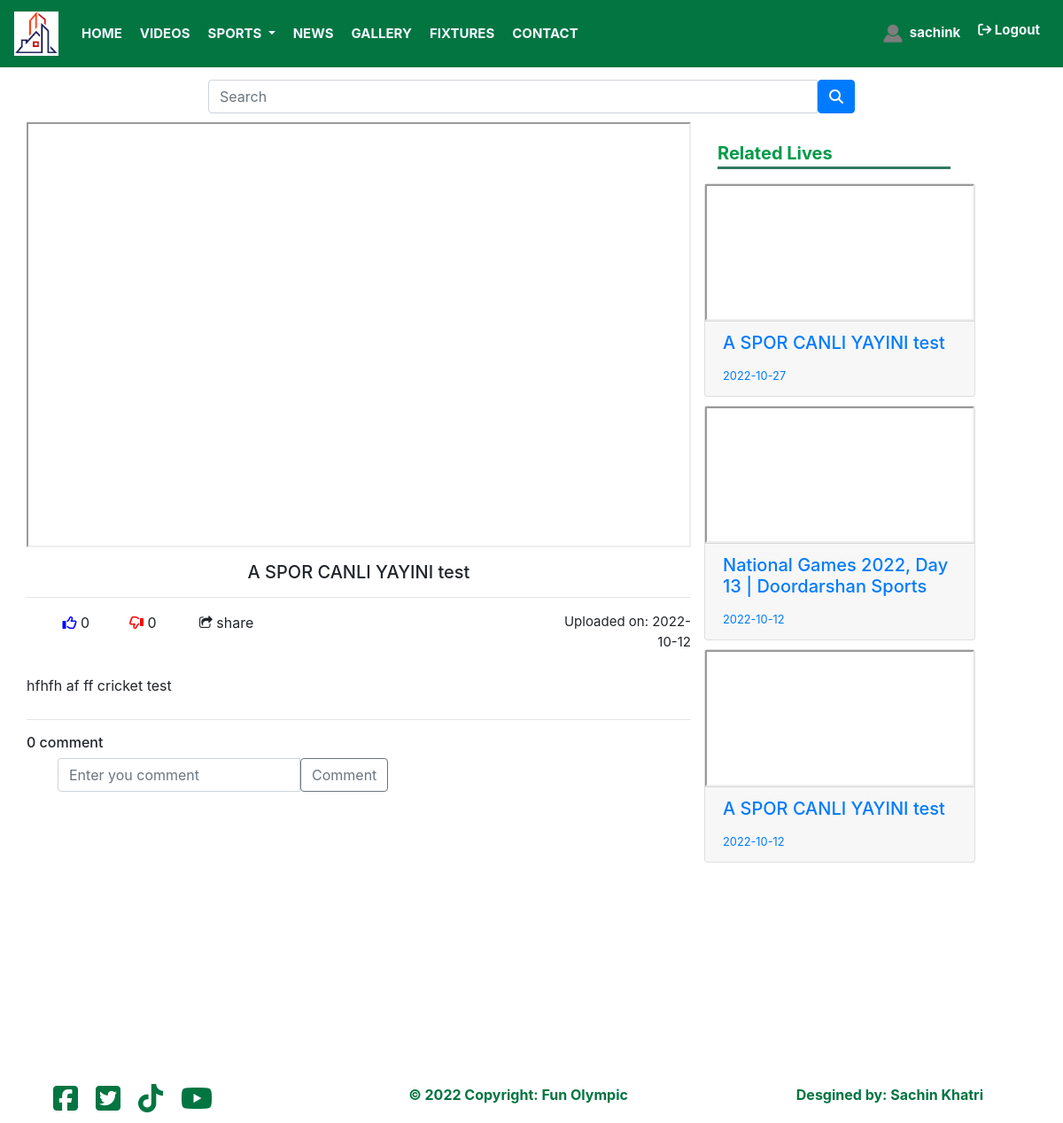
The page /play_video.php?vid=12&title=A SPOR CANLI YAYINI test&type=live (signed in) on the database its author committed.
### tables this page shows
CREATE TABLE `users` (
  `uid` int(11) NOT NULL,
  `fullname` varchar(255) NOT NULL,
  `phone` varchar(255) NOT NULL,
  `nationality` varchar(255) NOT NULL,
  `email` varchar(255) NOT NULL,
  `profile_image` varchar(255) NOT NULL,
  `username` varchar(255) NOT NULL,
  `password` varchar(255) NOT NULL,
  `status` varchar(255) NOT NULL,
  `registered_date` varchar(255) NOT NULL,
  `is_admin` int(11) NOT NULL,
  `last_login` varchar(255) NOT NULL
);

CREATE TABLE `live_videos` (
  `lvid` int(11) NOT NULL,
  `video_title` varchar(255) NOT NULL,
  `video_description` varchar(5000) NOT NULL,
  `video_url` varchar(255) NOT NULL,
  `video_category` varchar(255) NOT NULL,
  `uploaded_date` varchar(255) NOT NULL,
  `uploaded_time` varchar(255) NOT NULL
);

### play_video.php (the view, shortened to what the rows shown need)
<?php
include "header.php";
$uid = $_SESSION['uid'];
$username = $_SESSION['username'];
function getLikes($id)
{
  global $connection;
  $sql = "SELECT COUNT(*) FROM rating_info
  		  WHERE vid = $id AND action = 'like'";
  $rs = mysqli_query($connection, $sql);
  $result = mysqli_fetch_array($rs);
  return $result[0];
}
function getDislikes($id)
{
  global $connection;
  $sql = "SELECT COUNT(*) FROM rating_info
  		  WHERE vid = $id AND action='dislike'";
  $rs = mysqli_query($connection, $sql);
  $result = mysqli_fetch_array($rs);
  return $result[0];
}
function userLiked($vid)
{
  global $connection;
  global $uid;
  $sql = "SELECT * FROM rating_info WHERE uid=$uid
  		  AND vid=$vid AND action='like'";
  $result = mysqli_query($connection, $sql);
  if (mysqli_num_rows($result) > 0) {
  	return true;
  }else{
  	return false;
  }
}
function userDisliked($vid)
{
  global $connection;
  global $uid;
  $sql = "SELECT * FROM rating_info WHERE uid=$uid
  		  AND vid=$vid AND action='dislike'";
  $result = mysqli_query($connection, $sql);
  if (mysqli_num_rows($result) > 0) {
  	return true;
  }else{
  	return false;
  }
}
?>
<html lang="en">
<head>
    <link rel="stylesheet" href="https://cdnjs.cloudflare.com/ajax/libs/font-awesome/4.7.0/css/font-awesome.min.css" />
    <link rel="stylesheet" href="css/styles.css">
    <link rel="stylesheet" href="css/play_video.css">
    <link rel="stylesheet" href="https://stackpath.bootstrapcdn.com/bootstrap/4.5.0/css/bootstrap.min.css">
    <link rel="stylesheet" href="https://maxcdn.bootstrapcdn.com/font-awesome/4.7.0/css/font-awesome.min.css">
</head>
<body>
    <nav class="navbar navbar-expand-lg fixed-top navbar-light">
        <div class="collapse navbar-collapse" id="navbarNavDropdown">
            <?php if(!isset($_GET['notlogged'])){ ?>
            <ul class="navbar-nav">
                <li class="nav-item">
                    <a class="nav-link" href="profile.php">
                        <?php
                            $query = "SELECT * FROM users WHERE username = '$username'";
                            $select_user = mysqli_query($connection, $query);
                            while($row = mysqli_fetch_assoc($select_user)) {
                                $profile_image = $row['profile_image'];
                            ?>
                        <img src="images/<?php echo $profile_image ?>" height="30" width="30" alt=""
                            style="border-radius:50%">
                        <?php echo $username?>
                        <?php } ?>
                    </a>
                </li>
            </ul>
            <?php } ?>
        </div>
    </nav>
    <div class="container-fluid">
        <div class="row">
            <div class="col-md-8">
                <?php
                if($_GET['type']=='highlight'){
                $sql = "SELECT * FROM videos WHERE vid={$_GET['vid']}";
                $result = mysqli_query($connection, $sql);
                        while($row = mysqli_fetch_assoc($result)) {
                            $vid= $row['vid'];
                        ?>
                <video width="100%" height="480px" controls autoplay>
                    <source src="videos/<?php echo $row['video_path']?>" type="video/mp4">
                </video>
                <h5 style="padding-top:10px" class="text-center"><?php echo $row['title'];  ?></h5>
                <hr>
                <div class="row">
                    <div class="col-md-9">
                        <div class="row">
                            <div class="col-md-8">
                                <div class="row">
                                    <div class="col-6">
                                        &nbsp;&nbsp;&nbsp;&nbsp;&nbsp;&nbsp;&nbsp;&nbsp;
                                        <i <?php if (userLiked($row['vid'])): ?> class="fa fa-thumbs-up like-btn"
                                            <?php else: ?> class="fa fa-thumbs-o-up like-btn" <?php endif ?>
                                            data-id="<?php echo $row['vid'] ?>"></i>
                                        <span class="likes" id="likes"><?php echo getLikes($row['vid']); ?></span>
                                        &nbsp;&nbsp;&nbsp;&nbsp;&nbsp;&nbsp;&nbsp;&nbsp;
                                        <i <?php if (userDisliked($row['vid'])): ?>
                                            class="fa fa-thumbs-down dislike-btn" <?php else: ?>
                                            class="fa fa-thumbs-o-down dislike-btn" <?php endif ?>
                                            data-id="<?php echo $row['vid'] ?>"></i>
                                        <span class="dislikes" id="dislikes"><?php echo getDislikes($row['vid']); ?></span>
                                    </div>
                                    <div class="col-3">
                                        <i class="fa fa-eye" aria-hidden="true"></i> <?php echo $row['views']?>
                                    </div>
                                    <div class="col-3">
                                        <span style="cursor:pointer" data-toggle="modal" data-target="#shareModal">
                                            <i class="fa fa-share-square-o" aria-hidden="true"></i> share
                                        </span>
                                    </div>
                                </div>
                            </div>
                            <div class="col-md-4">
                                <?php
                                update_view_count($row['views'], $vid);
                                if(isset($_POST['favorite'])){
                                add_to_favorite($uid, $vid);
                                record_activity('Added to favorite videos by <strong>'.$username.'</strong>', $_SESSION['ip_address'], $_SESSION['country_name']);
                                }
                                if(isset($_POST['undo-favorite'])){
                                    remove_from_favorite($uid, $vid);
                                    record_activity('Removed from favorite videos by <strong>'.$username.'</strong>', $_SESSION['ip_address'], $_SESSION['country_name']);
                                }
                        if(is_favorite_video($uid,$vid)==0){
                            echo "<form action='' method='post'>
                                    <button type='submit' name='favorite' class='btn btn-sm btn-outline-success'>Add to Favourite</button>
                                </form>";
                        }
                        else{
                            echo "<form action='' method='post'>
                                    <button type='submit' name='undo-favorite' class='btn btn-sm btn-success'>Unsave</button>
                                </form>";
                        }
                        ?>
                            </div>
                        </div>
                    </div>
                    <div class="col-md-3">
                        <p class="text-right" style="font-size:15px">Uploaded on: <?php echo $row['upload_date'] ?></p>
                    </div>
                </div>
                <p style="text-align:justify; padding:10px 0"><?php echo $row['description'] ?></p>
                <?php } }
                else{
                    $sql = "SELECT * FROM live_videos WHERE lvid={$_GET['vid']}";
                    $result = mysqli_query($connection, $sql);
                            while($row = mysqli_fetch_assoc($result)) {
                                $vid= $row['lvid'];
                            ?>
                <iframe src="<?php echo $row['video_url'] ?>" width="100%" height="480px"></iframe>
                <h5 style="padding-top:10px" class="text-center"><?php echo $row['video_title'];  ?></h5>
                <hr>
                <div class="row">
                    <div class="col-md-9">
                        <div class="row">
                            <div class="col-md-8">
                                <div class="row">
                                    <div class="col-6">
                                        <i <?php if (userLiked($row['lvid'])): ?> class="fa fa-thumbs-up like-btn"
                                            <?php else: ?> class="fa fa-thumbs-o-up like-btn" <?php endif ?>
                                            data-id="<?php echo $row['lvid'] ?>"></i>
                                        <span class="likes"><?php echo getLikes($row['lvid']); ?></span>
                                        <i <?php if (userDisliked($row['lvid'])): ?>
                                            class="fa fa-thumbs-down dislike-btn" <?php else: ?>
                                            class="fa fa-thumbs-o-down dislike-btn" <?php endif ?>
                                            data-id="<?php echo $row['lvid'] ?>"></i>
                                        <span class="dislikes"><?php echo getDislikes($row['lvid']); ?></span>
                                    </div>
                                    <div class="col-3">
                                        <span data-toggle="modal" data-target="#shareModal" style="cursor:pointer">
                                            <i class="fa fa-share-square-o" aria-hidden="true"></i> share
                                        </span>
                                    </div>
                                </div>
                            </div>
                        </div>
                    </div>
                    <div class="col-md-3">
                        <p class="text-right" style="font-size:15px">Uploaded on: <?php echo $row['uploaded_date'] ?>
                        </p>
                    </div>
                </div>
                <p style="text-align:justify; padding:10px 0"><?php echo $row['video_description'] ?></p>
                <?php }
                }?>
                <hr>
                <?php
                    if(commentsCount('comments', $vid) < 2){
                        echo "<h6>" . commentsCount('comments', $vid) . " comment</h6>";
                    }
                    else{
                        echo "<h6>" . commentsCount('comments', $vid) . " comments</h6>";
                    }
                    ?>
                <div class="row" style="padding:0 50px;">
                    <form method="post" role="form">
                    </form>
                </div>
<div class="comment-section" style=" height:40vh; overflow-y:scroll;overflow-x:hidden; padding:10px 20px">
</div>
            </div>
            <div class="col-md-3">
                <?php
                if($_GET['type']=='highlight'){?>
                <p class="section-heading">Related Videos</p>
                <div class="card-deck">
                    <?php
                               $query = "SELECT * FROM videos ORDER BY upload_date DESC LIMIT 3";
                               $select_videos = mysqli_query($connection, $query);
                               while($row = mysqli_fetch_assoc($select_videos)) {
                                   $vid                = $row['vid'];
                                   $title     = $row['title'];
                                   $video_path     = $row['video_path'];
                                   $upload_date     = $row['upload_date'];
                                  ?>
                    <div class="row" style='margin-bottom:10px'>
                        <div class="card">
                            <video width="100%" controls>
                                <source src="videos/<?php echo $video_path ?>" type="video/mp4">
                            </video>
                            <div class="card-footer">
                                <a
                                    href="play_video.php?vid=<?php echo $vid ?>&title=<?php echo $title ?>&type=highlight">
                                    <h5 class="card-title"
                                        style="overflow: hidden; display: -webkit-box; -moz-box-orient: vertical;
                                                      -webkit-box-orient: vertical; box-orient: vertical; -webkit-line-clamp: 2; ine-clamp: 2; ">
                                        <?php echo $title ?></h5>
                                </a>
                                <small>Uploaded on: <?php echo $upload_date ?></small>
                            </div>
                        </div>
                    </div>
                    <?php }?>
                </div>
                <?php }
                else{
                ?>
                <div class="card-deck">
                    <?php
                           $query = "SELECT * FROM live_videos ORDER BY uploaded_date DESC LIMIT 3";
                           $select_videos = mysqli_query($connection, $query);
                           while($row = mysqli_fetch_assoc($select_videos)) {
                               $vid                = $row['lvid'];
                               $title     = $row['video_title'];
                               $upload_date     = $row['uploaded_date'];
                              ?>
                    <div class="row" style='margin-bottom:10px'>
                        <div class="card">
                            <iframe src="<?php echo $row['video_url'] ?>"></iframe>
                            <div class="card-footer">
                                <a
                                    href="play_video.php?vid=<?php echo $vid ?>&title=<?php echo $title ?>&type=highlight">
                                    <h5 class="card-title"
                                        style="overflow: hidden; display: -webkit-box; -moz-box-orient: vertical;
                                                  -webkit-box-orient: vertical; box-orient: vertical; -webkit-line-clamp: 2; ine-clamp: 2; ">
                                        <?php echo $title ?></h5>
                                    <small><?php echo $upload_date ?></small>
                                </a>
                            </div>
                        </div>
                    </div>
                    <?php }?>
                </div>
                <?php } ?>
            </div>
        </div>
        <?php
        include "footer.php" ?>

### rows shown on the page
users: profile_image (placeholder picture)
live_videos: video_title "A SPOR CANLI YAYINI test", lvid "0", uploaded_date "2022-10-12", video_description "hfhfh af ff cricket test"
live_videos: video_title "A SPOR CANLI YAYINI test", uploaded_date "2022-10-27"
live_videos: video_title "National Games 2022, Day 13 | Doordarshan Sports", uploaded_date "2022-10-12"

### other values the page prints
commentsCount('comments', $vid) "0"
